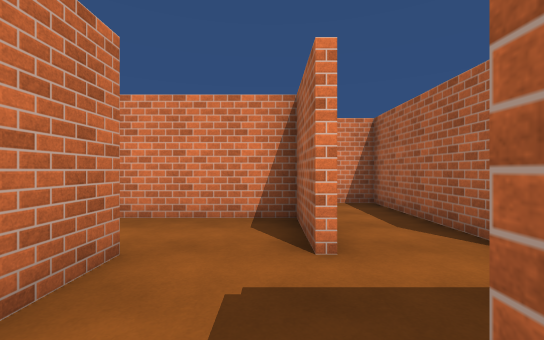
[1] (above)

24 first-person views from a walk through a 3-D level made in the Unity game engine. The camera is 1.4 m above the floor, looks level and sees 90° across. The floor is counted in squares, 1.8 m on a side. Each view is taken from the middle of a square. On the plan, view 1 faces up. The plan holds only what a view shows up to about 10 squares ahead; the rest is blank. The player character is not drawn. Surface patterns are stand-ins for the level's own textures.

[2]
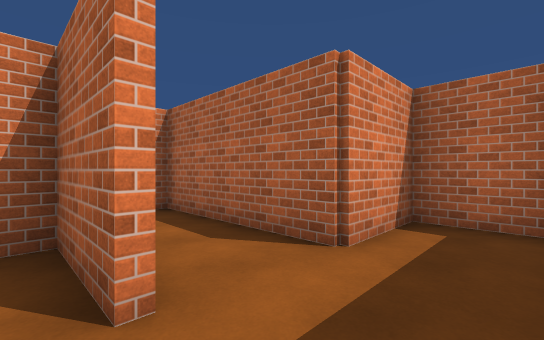

[3]
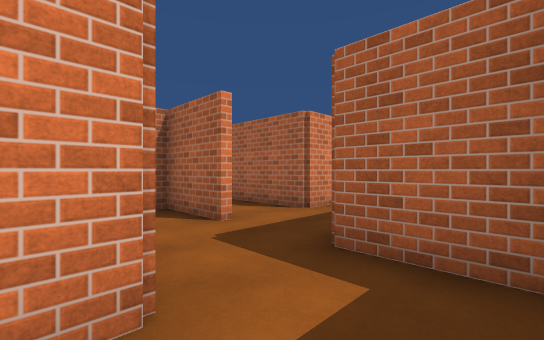

[4]
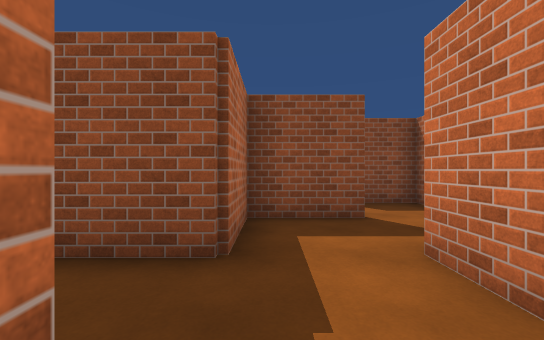

[5]
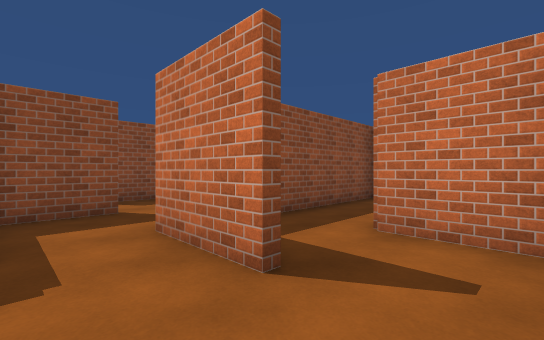

[6]
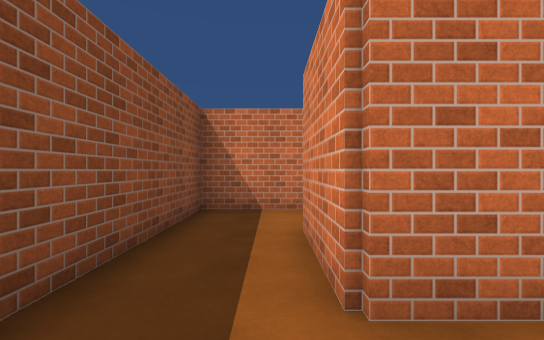

[7]
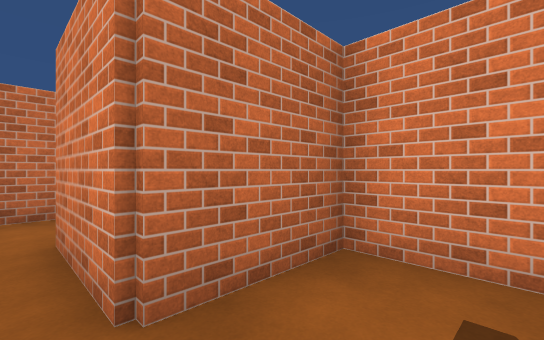

[8]
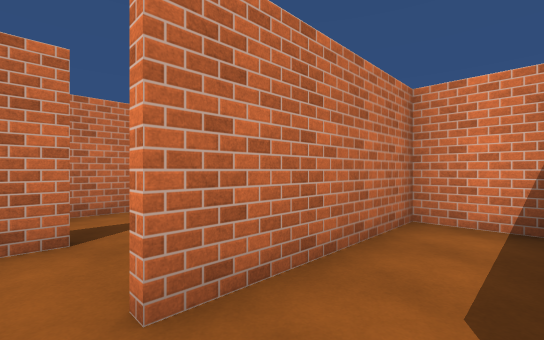

[9]
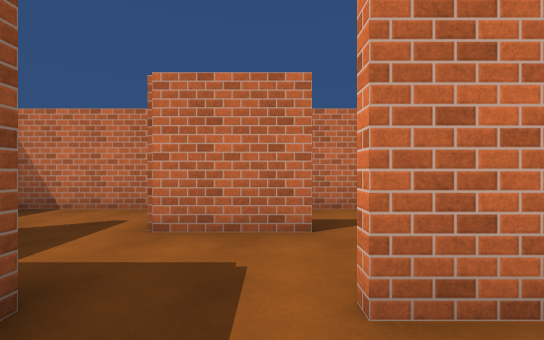

[10]
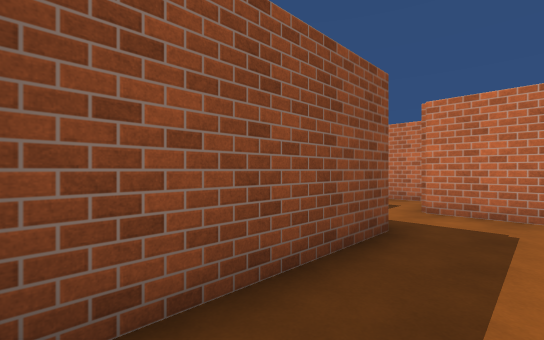

[11]
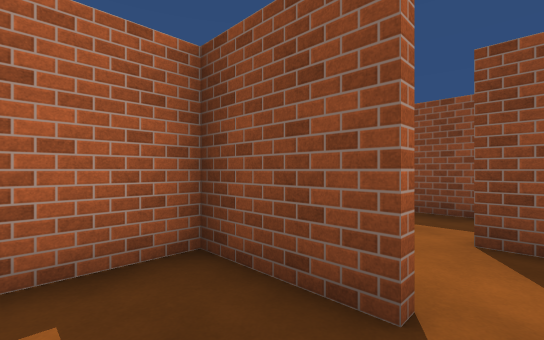

[12]
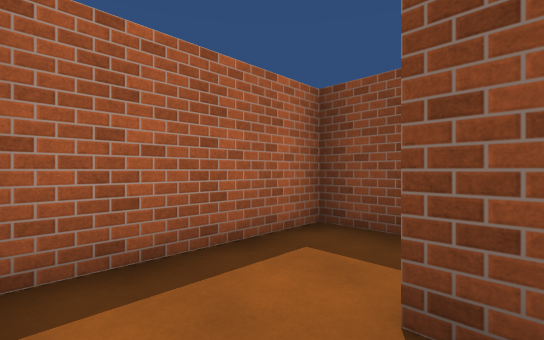

[13]
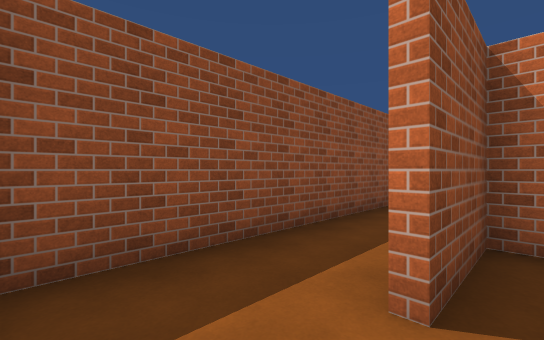

[14]
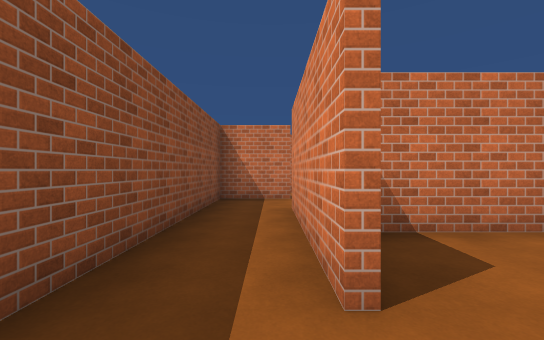

[15]
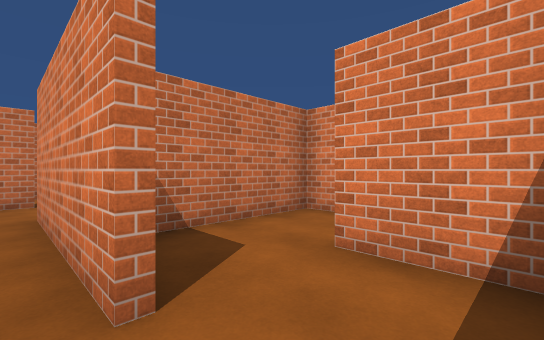

[16]
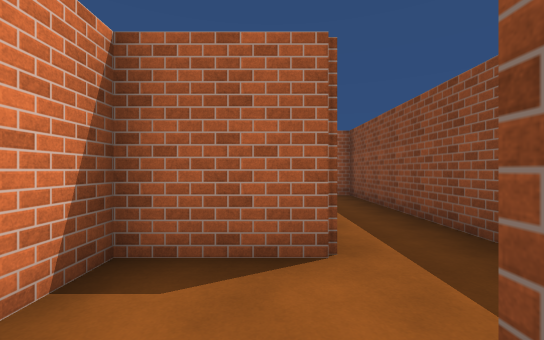

[17]
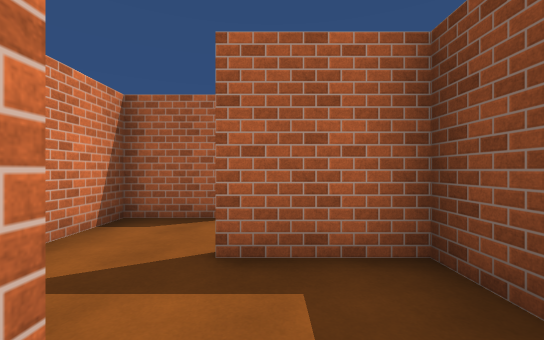

[18]
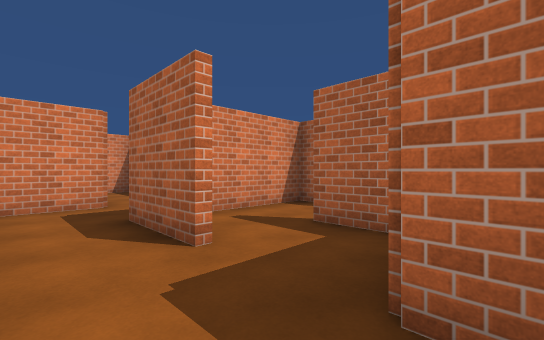

[19]
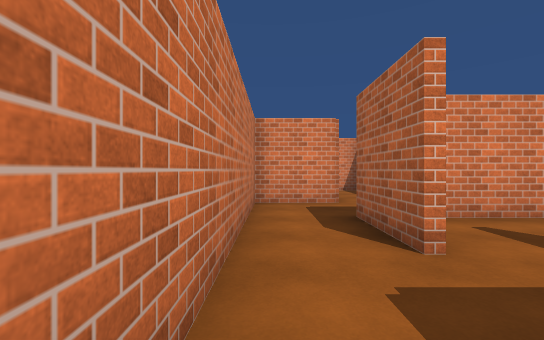

[20]
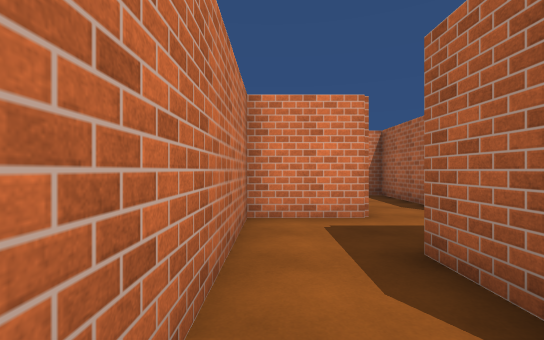

[21]
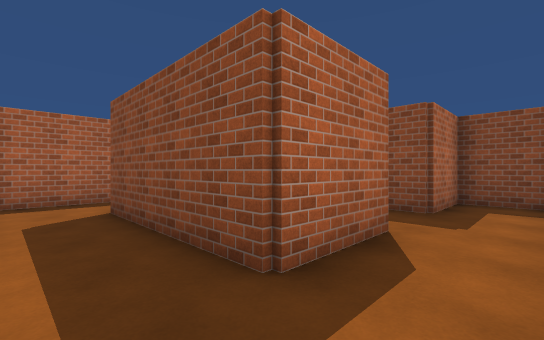

[22]
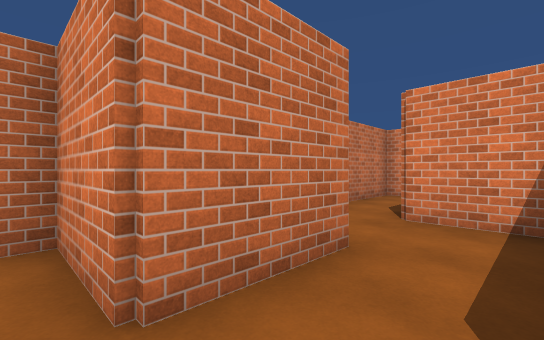

[23]
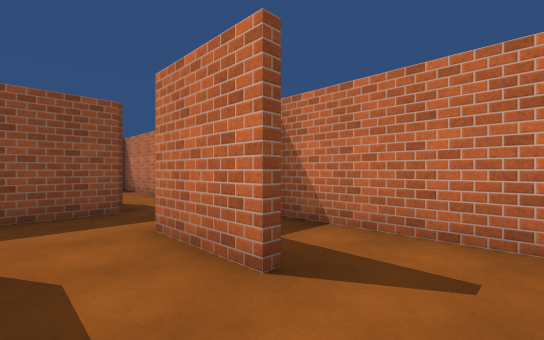

[24]
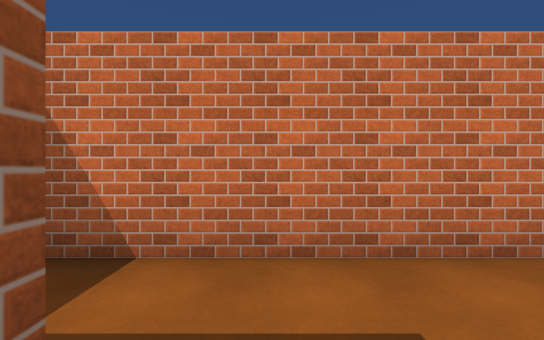

### Floor plan
Points are (right, up) in squares from view 1. A wall is a line through its corners. A room is listed if a view was taken in it or the views show most of it. See-through windows are left out.
Room 1 (views 1, 2)
walls: (-1.6, -1.4) (0.4, -1.4) (0.4, 0.6); (-1.4, 1.6) (-1.4, 0.4)
ways out: opening at (0, 1) to room 3; opening at (-1, 0) to room 6
Room 2 (views 3, 12, 13, 14, 15)
walls: (-1.5, -3.5) (-5.6, -3.5) (-5.6, -2.5); (0, -1.6) (-1.5, -1.6); (-3.4, -0.5) (-3.4, -3.4) (-1.5, -3.4); (-5.6, -1.6) (-6.5, -1.6); (-7.4, -3.4) (-7.4, -5.4) (0.4, -5.4) (0.4, -2)
ways out: opening at (-2, -1) to room 6; opening at (-6, -3) to room 7
Room 3 (views 4, 5)
walls: (-1.4, 2.5) (-1.4, 1.6); (0.4, 2.4) (0.4, 4.4) (-3.4, 4.4) (-3.4, 2.4)
ways out: opening at (0, 1) to room 1; opening at (-2, 3) to room 4; opening at (1, 2) to room 5
Room 4 (views 6, 7)
walls: (-3.4, 2.4) (-5.5, 2.4); (-7.4, 2.6) (-7.4, 0.6) (-3.4, 0.6)
ways out: opening at (-2, 3) to room 3
Room 5 (views 8, 9, 10)
walls: (0.4, 0.6) (4, 0.6); (4.4, 1) (4.4, 2.4) (2.4, 2.4) (2.4, 6.4) (0.6, 6.4) (0.6, 2.5)
ways out: opening at (1, 2) to room 3
Room 6 (view 11)
walls: (-1.4, 0.4) (-3.4, 0.4) (-3.4, -0.5)
ways out: opening at (-1, 0) to room 1; opening at (-2, -1) to room 2
Room 7 (view 16)
walls: (-6.5, -1.6) (-8.2, -1.6); (-5.6, -2.5) (-5.6, -1.6); (-9.6, -5.4) (-7.6, -5.4) (-7.6, -3.5)
ways out: opening at (-6, -3) to room 2; opening at (-9, -4) to room 8
Room 8 (views 17, 18, 19, 20, 21)
walls: (-9.6, -3.6) (-9.6, -1.4); (-9.4, 0.4) (-11.4, 0.4) (-11.4, -6.8); (-11, -7.4) (-9.6, -7.4) (-9.6, -5.4)
ways out: opening at (-9, -4) to room 7; opening at (-9, 0) to room 9
Room 9 (view 22)
walls: (-3.6, -2) (-3.6, 0); (-9.6, -1.4) (-5.5, -1.4); (-9.4, 2.5) (-9.4, 0.4)
ways out: opening at (-9, 0) to room 8; opening at (-8, 1.5) to room 10
Room 10 (views 23, 24)
walls: (-7.6, 2) (-7.6, 4.4) (-9.6, 4.4)
ways out: opening at (-8, 1.5) to room 9; opening at (-9, 3.5) to room 11
Room 11 (no view inside)
walls: (-11.4, 4.5) (-11.4, 0.8)
ways out: opening at (-9, 3.5) to room 10; opening at (-10.5, 5.5)

Positions as (right, up) in squares from view 1, and headings:
1: (0, 0), facing up
2: (0, 1), facing up-right
3: (-2, -1), facing up-right
4: (0, 3), facing down
5: (0, 4), facing down-left
6: (-2, 2), facing left
7: (-2, 2), facing up-left
8: (2, 2), facing up-left
9: (2, 2), facing left
10: (4, 2), facing down-left
11: (-2, 0), facing down-right
12: (-2, -2), facing down-right
13: (0, -3), facing down-left
14: (0, -4), facing left
15: (0, -4), facing up-left
16: (-8, -3), facing right
17: (-10, -4), facing right
18: (-11, -6), facing up-right
19: (-11, -6), facing up
20: (-11, -4), facing up
21: (-11, 0), facing down-right
22: (-8, 0), facing up-left
23: (-8, 4), facing down-left
24: (-9, 3), facing left
